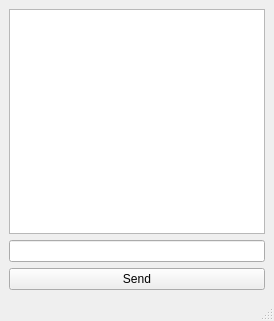
<?xml version="1.0" encoding="UTF-8"?>
<ui version="4.0">
 <class>Client</class>
 <widget class="QMainWindow" name="Client">
  <property name="geometry">
   <rect>
    <x>0</x>
    <y>0</y>
    <width>274</width>
    <height>321</height>
   </rect>
  </property>
  <property name="windowTitle">
   <string>Client</string>
  </property>
  <widget class="QWidget" name="centralwidget">
   <layout class="QVBoxLayout" name="verticalLayout">
    <item>
     <widget class="QTextBrowser" name="messageBrowser"/>
    </item>
    <item>
     <widget class="QLineEdit" name="messageEdit"/>
    </item>
    <item>
     <widget class="QPushButton" name="sendButton">
      <property name="text">
       <string>Send</string>
      </property>
     </widget>
    </item>
   </layout>
  </widget>
  <widget class="QMenuBar" name="menubar">
   <property name="geometry">
    <rect>
     <x>0</x>
     <y>0</y>
     <width>274</width>
     <height>25</height>
    </rect>
   </property>
  </widget>
  <widget class="QStatusBar" name="statusbar"/>
 </widget>
 <resources/>
 <connections/>
</ui>
